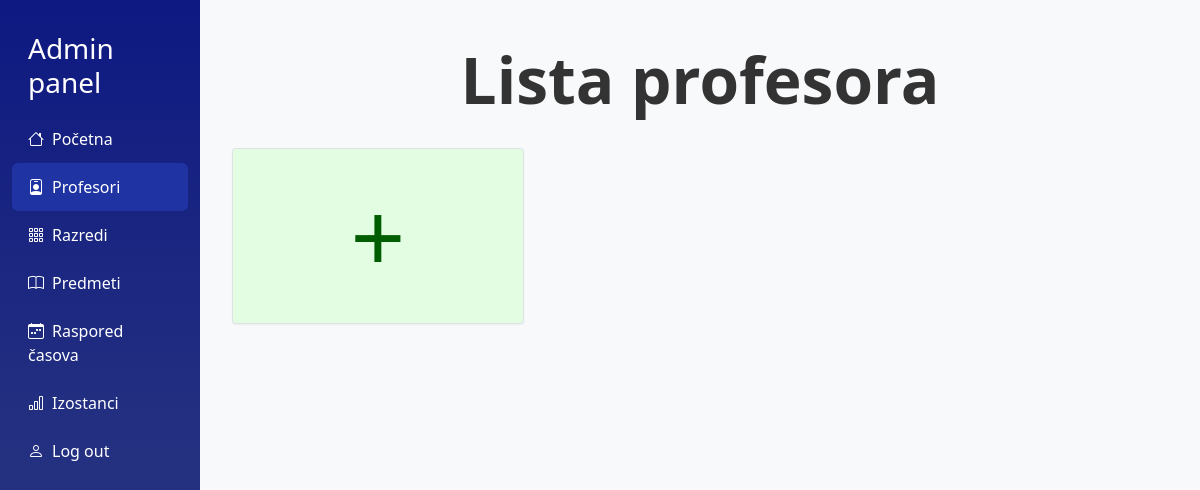
The app's page /admin/prikaziprofesore.php (signed in), older data.
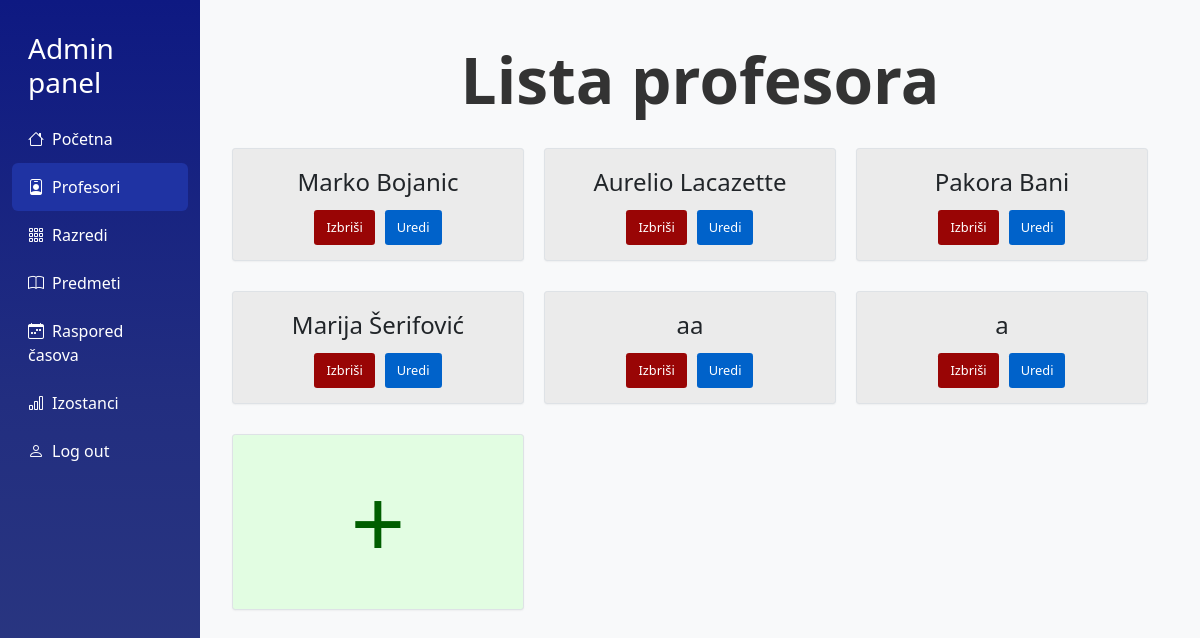
The same page, newer data.
### tables this page shows
CREATE TABLE `profesor` (
  `profesor_id` int(11) NOT NULL,
  `user_id` int(11) DEFAULT NULL,
  `ime_prezime` varchar(80) DEFAULT NULL,
  `razred_id` int(11) DEFAULT NULL
);

### admin/prikaziprofesore.php (the view, shortened to what this page needs)
<?php
    require_once("../includes/admincheck.php");
?>
<!DOCTYPE html>
<html lang="sr">
<head>
    <link href="https://cdn.jsdelivr.net/npm/bootstrap@5.3.3/dist/css/bootstrap.min.css" rel="stylesheet">
    <link href="https://cdn.jsdelivr.net/npm/bootstrap-icons/font/bootstrap-icons.css" rel="stylesheet">
    <link rel="stylesheet" href="../css/dashboard.css">
    <link rel="stylesheet" href="../css/kartica.css">
</head>
<body>
    <div class="container-fluid">
        <div class="row">
            <nav class="col-md-2 sidebar">
                <h5 class="px-3 fs-3 my-3">Admin panel</h5>
                <a href="dashboard.php"><i class="bi bi-house me-2"></i>Početna</a>
                <a href="prikaziprofesore.php" class="active"><i class="bi bi-person-badge me-2"></i>Profesori</a>
                <div class="dropdown-container">
                    <a href="#"><i class="bi bi-grid-3x3-gap me-2"></i>Razredi</a>
                </div>
                <a href="#"><i class="bi bi-book me-2"></i>Predmeti</a>
                <a href="#"><i class="bi bi-calendar-week me-2"></i>Raspored časova</a>
                <a href="#"><i class="bi bi-bar-chart me-2"></i>Izostanci</a>
                <a href="../logout.php"><i class="bi bi-person me-2"></i>Log out</a>
            </nav>
            <main class="col-md-10 content">
                <div class="naziv-razreda">Lista profesora</div>
                <div class="ucenici-grid mt-3">
                    <?php
                        $profesorQuery = $conn->prepare("SELECT * FROM `profesor`");
                        $profesorQuery->execute();
                        $profesori = $profesorQuery->fetchAll(PDO::FETCH_ASSOC);
                        if(!empty($profesori)){
                            foreach($profesori as $profesor){
                                echo '
                                    <div class="kartica-ucenik">
                                        <div class="ime-prezime-ucenik">
                                            '.$profesor['ime_prezime'].'
                                        </div>
                                        <div class="gumbi-ucenik">
                                            <a class="gumb-izbrisi-ucenik" style="text-decoration: none;" href="obrisiprofesora.php?id='.$profesor['profesor_id'].'">Izbriši</a>
                                            <a class="gumb-uredi-ucenik" style="text-decoration: none;" href="editprofesor.php?id='.$profesor['profesor_id'].'">Uredi</a>
                                        </div>
                                    </div>
                                ';
                            }
                        }
                    ?>
                    <div class="kartica-ucenik dodaj">
                        <a href="dodajprofesora.php"class="dodaj">+</a>
                    </div>
                </div>
            </main>
        </div>
    </div>
</body>

Row changes from the older to the newer data that the page shows:
added profesor: ime_prezime "Marko Bojanic"
added profesor: ime_prezime "Aurelio Lacazette"
added profesor: ime_prezime "Pakora Bani"
added profesor: ime_prezime "Marija Šerifović"
added profesor: ime_prezime "aa"
added profesor: ime_prezime "a"
